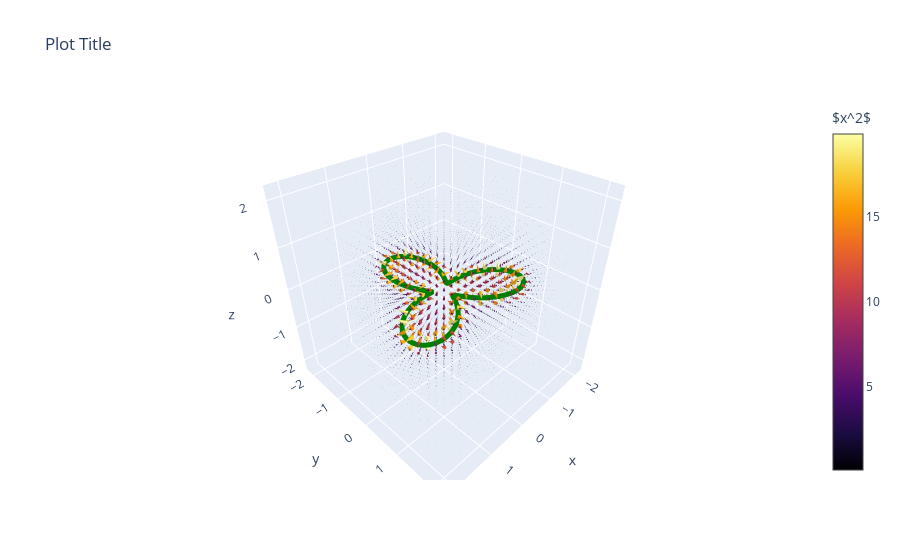

This figure's notebook cell:
### Code cell
data = go.Cone(x=xv.ravel(), y=yv.ravel(), z=zv.ravel(),
               u=Bx.ravel(), v=By.ravel(), w=Bz.ravel(),
               colorscale='Inferno', colorbar=dict(title='$x^2$'),
               sizemode="absolute", sizeref=20)

layout = go.Layout(title=r'Plot Title',
                     scene=dict(xaxis_title=r'x',
                                yaxis_title=r'y',
                                zaxis_title=r'z',
                                aspectratio=dict(x=1, y=1, z=1),
                                camera_eye=dict(x=1.2, y=1.2, z=1.2)))

fig = go.Figure(data = data, layout=layout)
fig.add_scatter3d(x=lx, y=ly, z=lz, mode='lines',
                  line = dict(color='green', width=10))

### Figure 1 — Plotly figure (JSON) as saved in the notebook; plotly's stock layout.template omitted (floating-point values rounded to 4 significant figures; data arrays with more than 128 entries replaced by an {"elided": "..."} marker saying what was removed)
{"data": [{"colorbar": {"title": {"text": "$x^2$"}}, "colorscale": [[0, "#000004"], [0.1111, "#1b0c41"], [0.2222, "#4a0c6b"], [0.3333, "#781c6d"], [0.4444, "#a52c60"], [0.5556, "#cf4446"], [0.6667, "#ed6925"], [0.7778, "#fb9b06"], [0.8889, "#f7d13d"], [1, "#fcffa4"]], "sizemode": "absolute", "sizeref": 20, "type": "cone", "u": {"elided": "8000 float values"}, "v": {"elided": "8000 float values"}, "w": {"elided": "8000 float values"}, "x": {"elided": "8000 float values"}, "y": {"elided": "8000 float values"}, "z": {"elided": "8000 float values"}}, {"line": {"color": "green", "width": 10}, "mode": "lines", "type": "scatter3d", "x": [1, 1.14, 1.268, 1.38, 1.469, 1.53, 1.562, 1.561, 1.528, 1.466, 1.376, 1.264, 1.134, 0.9931, 0.8473, 0.7026, 0.5648, 0.4386, 0.3276, 0.2342, 0.1593, 0.1021, 0.06086, 0.03228, 0.01226, -0.00398, -0.02149, -0.04522, -0.07968, -0.1286, -0.1944, -0.2787, -0.381, -0.5, -0.6325, -0.7744, -0.9204, -1.065, -1.201, -1.322, -1.424, -1.501, -1.549, -1.565, -1.55, -1.503, -1.428, -1.327, -1.206, -1.071, -0.9282, -0.7851, -0.6481, -0.5232, -0.4156, -0.3293, -0.2668, -0.229, -0.2152, -0.2233, -0.2498, -0.29, -0.3384, -0.3893, -0.4368, -0.4753, -0.5, -0.5071, -0.494, -0.4597, -0.4044, -0.3299, -0.2394, -0.137, -0.02775, 0.08291, 0.1894, 0.2864, 0.3694, 0.4346, 0.4795, 0.5032, 0.5059, 0.4896, 0.4575, 0.4139, 0.3639, 0.3135, 0.2685, 0.2345, 0.2167, 0.2192, 0.2448, 0.295, 0.3696, 0.467, 0.5838, 0.7155, 0.8563, 1.0], "y": [0, 0.07243, 0.1619, 0.266, 0.3811, 0.5027, 0.6252, 0.7431, 0.8504, 0.942, 1.013, 1.06, 1.081, 1.075, 1.043, 0.9867, 0.9103, 0.8186, 0.7174, 0.6131, 0.5122, 0.421, 0.3452, 0.2895, 0.2573, 0.2508, 0.2703, 0.3145, 0.3808, 0.465, 0.5618, 0.6653, 0.7688, 0.866, 0.9507, 1.018, 1.062, 1.082, 1.074, 1.04, 0.9804, 0.8985, 0.7984, 0.6851, 0.5642, 0.4414, 0.3225, 0.2123, 0.1151, 0.03399, -0.02947, -0.07497, -0.1037, -0.1182, -0.122, -0.1199, -0.1168, -0.1181, -0.1289, -0.1538, -0.1964, -0.2594, -0.3438, -0.4493, -0.5739, -0.7144, -0.866, -1.023, -1.179, -1.328, -1.463, -1.577, -1.665, -1.723, -1.749, -1.74, -1.698, -1.624, -1.523, -1.398, -1.255, -1.102, -0.9443, -0.7891, -0.6425, -0.5094, -0.394, -0.2989, -0.2253, -0.1727, -0.1393, -0.122, -0.1165, -0.1181, -0.1214, -0.1212, -0.1125, -0.09131, -0.05442, -2.449e-16], "z": [0, 0, 0, 0, 0, 0, 0, 0, 0, 0, 0, 0, 0, 0, 0, 0, 0, 0, 0, 0, 0, 0, 0, 0, 0, 0, 0, 0, 0, 0, 0, 0, 0, 0, 0, 0, 0, 0, 0, 0, 0, 0, 0, 0, 0, 0, 0, 0, 0, 0, 0, 0, 0, 0, 0, 0, 0, 0, 0, 0, 0, 0, 0, 0, 0, 0, 0, 0, 0, 0, 0, 0, 0, 0, 0, 0, 0, 0, 0, 0, 0, 0, 0, 0, 0, 0, 0, 0, 0, 0, 0, 0, 0, 0, 0, 0, 0, 0, 0, 0]}], "layout": {"scene": {"aspectratio": {"x": 1, "y": 1, "z": 1}, "camera": {"eye": {"x": 1.2, "y": 1.2, "z": 1.2}}, "xaxis": {"title": {"text": "x"}}, "yaxis": {"title": {"text": "y"}}, "zaxis": {"title": {"text": "z"}}}, "title": {"text": "Plot Title"}}}
